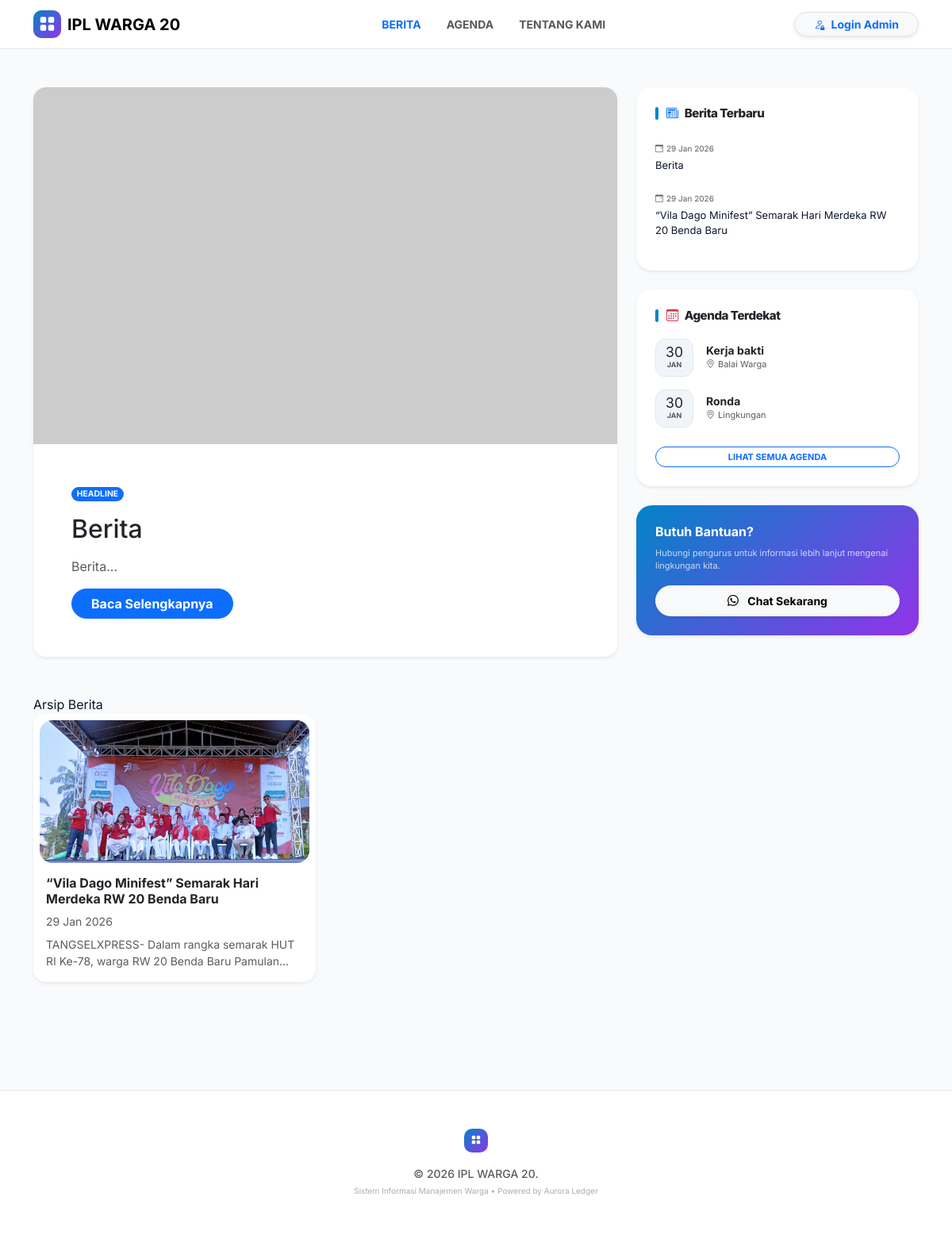
Screenshot of /berita with the database file from the repository.
### models.py (models this page shows)
class Identitas(db.Model):
    id = db.Column(db.Integer, primary_key=True)
    nama_app = db.Column(db.String(100))
    alamat = db.Column(db.String(255))
    kota = db.Column(db.String(50))
    no_hp = db.Column(db.String(20))
    ketua = db.Column(db.String(100))
    sekretaris = db.Column(db.String(100))
    keterangan = db.Column(db.String(255))
    visi = db.Column(db.Text)
    misi = db.Column(db.Text)
    sejarah = db.Column(db.Text)
    label_anggota = db.Column(db.String(50), default='Warga')
    label_iuran = db.Column(db.String(50), default='Iuran')
    label_tingkat1 = db.Column(db.String(50), default='Zona')
    label_tingkat2 = db.Column(db.String(50), default='Blok')
    label_tingkat3 = db.Column(db.String(50), default='Cluster')

class Berita(db.Model):
    id = db.Column(db.Integer, primary_key=True)
    judul = db.Column(db.String(200), nullable=False)
    isi = db.Column(db.Text, nullable=False)
    path_image = db.Column(db.String(255))
    tanggal = db.Column(db.DateTime, default=lambda: datetime.now(timezone.utc))
    penulis = db.Column(db.String(100))

class Agenda(db.Model):
    id = db.Column(db.Integer, primary_key=True)
    nama_kegiatan = db.Column(db.String(200), nullable=False)
    tanggal_kegiatan = db.Column(db.DateTime, nullable=False)
    lokasi = db.Column(db.String(200))
    keterangan = db.Column(db.Text)
    penulis = db.Column(db.String(100))

### berita.py (the view)
@berita_bp.route('/berita')
def list_publik():
    all_news = Berita.query.order_by(Berita.tanggal.desc()).all()
    iden = Identitas.query.first()
    return render_template('utama.html',
                           data=all_news,
                           sidebar_data=all_news[:5],
                           identitas=iden,
                           now=datetime.now())

### app.py (called while the page is built)
@app.before_request
def check_app_license():
    if request.endpoint and ('static' in request.endpoint or 'activate_license' in request.endpoint):
        return
    status, days_left = license_mgr.check_license()
    if status == "EXPIRED":
        return render_template_string(ACTIVATION_PAGE_HTML, hwid=license_mgr.get_hwid())
    request.license_status = status
    request.license_days_left = days_left

@app.context_processor
def inject_globals():
    berita_sidebar = Berita.query.order_by(Berita.tanggal.desc()).limit(5).all()
    agenda_sidebar = Agenda.query.order_by(Agenda.tanggal_kegiatan.asc()).limit(3).all()
    status = getattr(request, 'license_status', 'ACTIVE')
    days = getattr(request, 'license_days_left', 0)
    return {
        'datetime': datetime,
        'identitas': Identitas.query.first(),
        'active_page': request.path,
        'current_user': current_user,
        'sidebar_berita': berita_sidebar,
        'sidebar_agenda': agenda_sidebar,
        'is_trial': (status == 'TRIAL'),
        'license_days': days,
        'machine_id': license_mgr.get_hwid()
    }

    def get_hwid(self):
        try:
            sys_plat = platform.system()
            if sys_plat == 'Windows':
                cmd = 'wmic csproduct get uuid'
                return subprocess.check_output(cmd, shell=True).decode().split('\n')[1].strip()
            elif sys_plat == 'Darwin':  # macOS
                cmd = "ioreg -rd1 -c IOPlatformExpertDevice | grep -E '(IOPlatformUUID|uuid)'"
                output = subprocess.check_output(cmd, shell=True).decode()
                return output.split('"')[-2]
            return hashlib.sha256(str(uuid.getnode()).encode()).hexdigest()[:16].upper()
        except Exception:
            return "UNKNOWN-MACHINE-ID"

    def get_expected_key(self):
        hwid = self.get_hwid()
        raw = f"{hwid}::{self.secret_salt}"
        return hashlib.sha256(raw.encode()).hexdigest()[:20].upper()

    def _load_license_file(self):
        if os.path.exists(self.license_file):
            try:
                with open(self.license_file, 'r') as f:
                    return json.load(f)
            except: return None
        return None

### templates/utama.html
{% extends "base_public.html" %}
{% block content %}
<div class="animate__animated animate__fadeIn">
    {% if data %}
    {% set headline = data[0] %}
    <div class="card border-0 shadow-sm rounded-4 overflow-hidden mb-5">
        <img src="{{ url_for('static', filename='uploads/' + headline.path_image) if headline.path_image else 'https://placehold.co/800x400' }}"
             class="card-img-top" style="height: 450px; object-fit: cover;" alt="{{ headline.judul }}">
        <div class="card-body p-4 p-lg-5">
            <span class="badge bg-primary rounded-pill mb-3" style="font-size: 0.65rem;">HEADLINE</span>
            <h2 class="fw-800 mb-3"><a href="{{ url_for('berita.detail', id=headline.id) }}" class="text-decoration-none text-dark">{{ headline.judul }}</a></h2>
            <p class="text-muted">{{ headline.isi[:250] | striptags }}...</p>
            <a href="{{ url_for('berita.detail', id=headline.id) }}" class="btn btn-primary rounded-pill px-4 fw-bold">Baca Selengkapnya</a>
        </div>
    </div>
    <div class="row">
        <div class="col-12"><div class="section-title">Arsip Berita</div></div>
        {% for item in data[1:] %}
        <div class="col-md-6 mb-4">
            <div class="card border-0 shadow-sm rounded-4 h-100 p-2">
                <img src="{{ url_for('static', filename='uploads/' + item.path_image) if item.path_image else 'https://placehold.co/400x250' }}"
                     class="rounded-4 mb-3" style="height: 180px; object-fit: cover;" alt="{{ item.judul }}">
                <div class="px-2 pb-2">
                    <h6 class="fw-bold"><a href="{{ url_for('berita.detail', id=item.id) }}" class="text-decoration-none text-dark">{{ item.judul }}</a></h6>
                    <small class="text-muted d-block mb-2">{{ item.tanggal.strftime('%d %b %Y') }}</small>
                    <p class="text-muted small mb-0">{{ item.isi[:80] | striptags }}...</p>
                </div>
            </div>
        </div>
        {% endfor %}
    </div>
    {% endif %}
</div>
{% endblock %}

### templates/base_public.html (shortened to what this page needs)
<!DOCTYPE html>
<html lang="id">
<head>
    <link href="https://cdn.jsdelivr.net/npm/bootstrap@5.3.2/dist/css/bootstrap.min.css" rel="stylesheet">
    <link rel="stylesheet" href="https://cdn.jsdelivr.net/npm/bootstrap-icons@1.11.3/font/bootstrap-icons.min.css">
    <link rel="stylesheet" href="https://cdnjs.cloudflare.com/ajax/libs/animate.css/4.1.1/animate.min.css"/>
</head>
<body>
    <nav class="navbar navbar-expand-lg sticky-top">
        <div class="container">
            <a class="navbar-brand fw-bold d-flex align-items-center" href="/berita">
                <div class="brand-icon me-2"><i class="bi bi-grid-fill"></i></div>
                <span>{{ identitas.nama_app if identitas else 'AURORA' }}</span>
            </a>
            <div class="collapse navbar-collapse" id="navbarNav">
                <ul class="navbar-nav mx-auto mb-2 mb-lg-0 fw-bold small">
                    <li class="nav-item"><a class="nav-link px-3 {{ 'text-primary active' if 'berita' in request.path or request.path == '/' }}" href="/berita">BERITA</a></li>
                    <li class="nav-item"><a class="nav-link px-3 {{ 'text-primary active' if 'agenda' in request.path }}" href="/agenda">AGENDA</a></li>
                    <li class="nav-item"><a class="nav-link px-3 {{ 'text-primary active' if 'tentang' in request.path }}" href="/tentang">TENTANG KAMI</a></li>
                </ul>
                <div class="d-flex gap-2">
                    <a href="/login" class="btn btn-light rounded-pill px-4 btn-sm fw-bold border text-primary shadow-sm">
                        <i class="bi bi-person-lock me-1"></i> Login Admin
                    </a>
                </div>
            </div>
        </div>
    </nav>
    <div class="container py-5">
        <div class="row g-4">
            <div class="col-lg-8">
                {% block content %}{% endblock %}
            </div>
            <div class="col-lg-4">
                <div class="card sidebar-card shadow-sm p-4 mb-4">
                    <h5 class="section-title-sidebar">
                        <i class="bi bi-newspaper me-2 text-primary"></i>Berita Terbaru
                    </h5>
                    <div class="list-group list-group-flush">
                        {% for s in sidebar_berita %}
                        <a href="{{ url_for('berita.detail', id=s.id) }}" class="list-group-item list-group-item-action border-0 px-0 bg-transparent mb-2">
                            <small class="text-muted d-block mb-1" style="font-size: 10px;">
                                <i class="bi bi-calendar-event me-1"></i>{{ s.tanggal.strftime('%d %b %Y') }}
                            </small>
                            <span class="fw-600 line-clamp-2" style="font-size: 13px; color: var(--slate-dark);">{{ s.judul }}</span>
                        </a>
                        {% endfor %}
                    </div>
                </div>
                <div class="card sidebar-card shadow-sm p-4 mb-4">
                    <h5 class="section-title-sidebar">
                        <i class="bi bi-calendar3 me-2 text-danger"></i>Agenda Terdekat
                    </h5>
                    <div class="agenda-sidebar-list">
                        {% for a in sidebar_agenda %}
                        <div class="d-flex align-items-center mb-3">
                            <div class="agenda-date-box me-3">
                                <span class="fw-800 text-dark lh-1" style="font-size: 1.1rem;">{{ a.tanggal_kegiatan.strftime('%d') }}</span>
                                <small class="text-uppercase text-muted fw-bold" style="font-size: 9px;">{{ a.tanggal_kegiatan.strftime('%b') }}</small>
                            </div>
                            <div class="overflow-hidden">
                                <h6 class="mb-0 fw-bold text-dark text-truncate small">{{ a.nama_kegiatan }}</h6>
                                <small class="text-muted d-block text-truncate" style="font-size: 11px;">
                                    <i class="bi bi-geo-alt me-1"></i>{{ a.lokasi }}
                                </small>
                            </div>
                        </div>
                        {% else %}
                        <p class="text-muted small text-center py-3">Belum ada agenda mendatang.</p>
                        {% endfor %}
                    </div>
                    <a href="/agenda" class="btn btn-outline-primary btn-sm w-100 rounded-pill mt-2 fw-bold" style="font-size: 11px;">
                        LIHAT SEMUA AGENDA
                    </a>
                </div>
                <div class="card sidebar-card p-4 text-white shadow-sm" style="background: var(--aurora-gradient);">
                    <h6 class="fw-bold mb-2">Butuh Bantuan?</h6>
                    <p class="mb-3 opacity-75" style="font-size: 11px;">Hubungi pengurus untuk informasi lebih lanjut mengenai lingkungan kita.</p>
                    <a href="https://wa.me/{{ identitas.no_hp }}" class="btn btn-light btn-sm fw-bold rounded-pill w-100 py-2 shadow-sm">
                        <i class="bi bi-whatsapp me-2"></i> Chat Sekarang
                    </a>
                </div>
            </div>
        </div>
    </div>
    <footer>
        <div class="container text-center">
            <div class="brand-icon mx-auto mb-3" style="width: 30px; height: 30px;">
                <i class="bi bi-grid-fill" style="font-size: 12px;"></i>
            </div>
            <p class="text-muted small mb-1 fw-medium">
                &copy; {{ now.year }} {{ identitas.nama_app if identitas else 'Aurora Portal' }}.
            </p>
            <p class="text-muted opacity-50 mb-0" style="font-size: 10px;">
                Sistem Informasi Manajemen Warga • Powered by Aurora Ledger
            </p>
        </div>
    </footer>
</body>
</html>

### templates/base_public.html (style rules this page uses)
:root { --electric-blue: #0284c7; --neon-purple: #9333ea; --slate-dark: #0f172a; --slate-muted: #64748b; --bg-light: #f8fafc; --aurora-gradient: linear-gradient(135deg, var(--electric-blue), var(--neon-purple)); }
body { font-family: 'Inter', sans-serif; background-color: var(--bg-light); color: var(--slate-dark); }
.navbar { background: rgba(255, 255, 255, 0.9); backdrop-filter: blur(10px); border-bottom: 1px solid #e2e8f0; }
.brand-icon { width: 35px; height: 35px; background: var(--aurora-gradient); border-radius: 10px; display: flex; align-items: center; justify-content: center; color: white; }
.sidebar-card { border: none; border-radius: 20px; transition: all 0.3s ease; }
.section-title-sidebar { font-weight: 800; font-size: 0.95rem; letter-spacing: -0.5px; display: flex; align-items: center; margin-bottom: 1.25rem; }
.section-title-sidebar::before { content: ""; width: 4px; height: 16px; background: var(--electric-blue); margin-right: 10px; border-radius: 10px; }
.agenda-date-box { min-width: 48px; height: 48px; background: #f1f5f9; border-radius: 12px; display: flex; flex-direction: column; align-items: center; justify-content: center; border: 1px solid #e2e8f0; }
.line-clamp-2 { display: -webkit-box; line-clamp: 2; -webkit-box-orient: vertical; overflow: hidden; }
footer { background: white; border-top: 1px solid #e2e8f0; padding: 3rem 0; margin-top: 4rem; }

### rows the page displays
Identitas: nama_app "IPL WARGA 20"
Berita: judul "Berita", isi "Berita", tanggal "29 Jan 2026"
Berita: path_image (picture), judul "“Vila Dago Minifest” Semarak Hari Merdeka RW 20 Benda Baru", tanggal "29 Jan 2026", isi "TANGSELXPRESS- Dalam rangka semarak HUT RI Ke-78, warga RW 20 Benda Baru Pamulan"
Agenda: tanggal_kegiatan "30", tanggal_kegiatan "JAN", nama_kegiatan "Kerja bakti", lokasi "Balai Warga"
Agenda: tanggal_kegiatan "30", tanggal_kegiatan "JAN", nama_kegiatan "Ronda", lokasi "Lingkungan"
